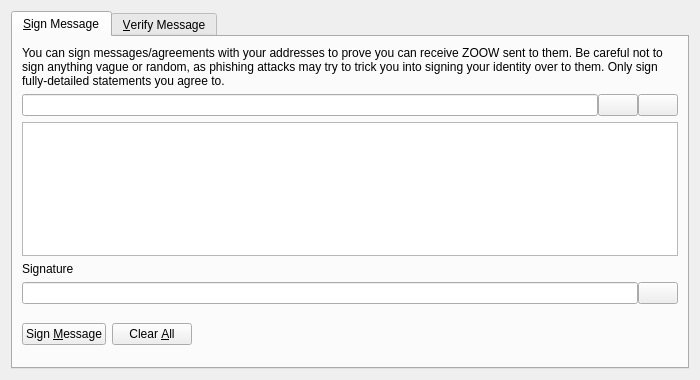
<?xml version="1.0" encoding="UTF-8"?>
<ui version="4.0">
 <class>SignVerifyMessageDialog</class>
 <widget class="QDialog" name="SignVerifyMessageDialog">
  <property name="geometry">
   <rect>
    <x>0</x>
    <y>0</y>
    <width>700</width>
    <height>380</height>
   </rect>
  </property>
  <property name="windowTitle">
   <string>Signatures - Sign / Verify a Message</string>
  </property>
  <property name="modal">
   <bool>true</bool>
  </property>
  <layout class="QVBoxLayout" name="verticalLayout">
   <item>
    <widget class="QTabWidget" name="tabWidget">
     <property name="currentIndex">
      <number>0</number>
     </property>
     <widget class="QWidget" name="tabSignMessage">
      <attribute name="title">
       <string>&amp;Sign Message</string>
      </attribute>
      <layout class="QVBoxLayout" name="verticalLayout_SM">
       <item>
        <widget class="QLabel" name="infoLabel_SM">
         <property name="text">
          <string>You can sign messages/agreements with your addresses to prove you can receive ZOOW sent to them. Be careful not to sign anything vague or random, as phishing attacks may try to trick you into signing your identity over to them. Only sign fully-detailed statements you agree to.</string>
         </property>
         <property name="textFormat">
          <enum>Qt::PlainText</enum>
         </property>
         <property name="wordWrap">
          <bool>true</bool>
         </property>
        </widget>
       </item>
       <item>
        <layout class="QHBoxLayout" name="horizontalLayout_1_SM">
         <property name="spacing">
          <number>0</number>
         </property>
         <item>
          <widget class="QValidatedLineEdit" name="addressIn_SM">
           <property name="toolTip">
            <string>The ZOOW address to sign the message with</string>
           </property>
          </widget>
         </item>
         <item>
          <widget class="QPushButton" name="addressBookButton_SM">
           <property name="toolTip">
            <string>Choose previously used address</string>
           </property>
           <property name="text">
            <string/>
           </property>
           <property name="shortcut">
            <string>Alt+A</string>
           </property>
           <property name="autoDefault">
            <bool>false</bool>
           </property>
          </widget>
         </item>
         <item>
          <widget class="QPushButton" name="pasteButton_SM">
           <property name="toolTip">
            <string>Paste address from clipboard</string>
           </property>
           <property name="text">
            <string/>
           </property>
           <property name="shortcut">
            <string>Alt+P</string>
           </property>
           <property name="autoDefault">
            <bool>false</bool>
           </property>
          </widget>
         </item>
        </layout>
       </item>
       <item>
        <widget class="QPlainTextEdit" name="messageIn_SM">
         <property name="toolTip">
          <string>Enter the message you want to sign here</string>
         </property>
        </widget>
       </item>
       <item>
        <widget class="QLabel" name="signatureLabel_SM">
         <property name="text">
          <string>Signature</string>
         </property>
         <property name="textFormat">
          <enum>Qt::PlainText</enum>
         </property>
        </widget>
       </item>
       <item>
        <layout class="QHBoxLayout" name="horizontalLayout_2_SM">
         <property name="spacing">
          <number>0</number>
         </property>
         <item>
          <widget class="QLineEdit" name="signatureOut_SM">
           <property name="font">
            <font>
             <italic>true</italic>
            </font>
           </property>
           <property name="readOnly">
            <bool>true</bool>
           </property>
          </widget>
         </item>
         <item>
          <widget class="QPushButton" name="copySignatureButton_SM">
           <property name="toolTip">
            <string>Copy the current signature to the system clipboard</string>
           </property>
           <property name="text">
            <string/>
           </property>
           <property name="autoDefault">
            <bool>false</bool>
           </property>
          </widget>
         </item>
        </layout>
       </item>
       <item>
        <layout class="QHBoxLayout" name="horizontalLayout_3_SM">
         <item>
          <widget class="QPushButton" name="signMessageButton_SM">
           <property name="toolTip">
            <string>Sign the message to prove you own this ZOOW address</string>
           </property>
           <property name="text">
            <string>Sign &amp;Message</string>
           </property>
           <property name="autoDefault">
            <bool>false</bool>
           </property>
          </widget>
         </item>
         <item>
          <widget class="QPushButton" name="clearButton_SM">
           <property name="toolTip">
            <string>Reset all sign message fields</string>
           </property>
           <property name="text">
            <string>Clear &amp;All</string>
           </property>
           <property name="autoDefault">
            <bool>false</bool>
           </property>
          </widget>
         </item>
         <item>
          <spacer name="horizontalSpacer_1_SM">
           <property name="orientation">
            <enum>Qt::Horizontal</enum>
           </property>
           <property name="sizeHint" stdset="0">
            <size>
             <width>40</width>
             <height>48</height>
            </size>
           </property>
          </spacer>
         </item>
         <item>
          <widget class="QLabel" name="statusLabel_SM">
           <property name="font">
            <font>
             <weight>75</weight>
             <bold>true</bold>
            </font>
           </property>
           <property name="text">
            <string/>
           </property>
           <property name="wordWrap">
            <bool>true</bool>
           </property>
          </widget>
         </item>
         <item>
          <spacer name="horizontalSpacer_2_SM">
           <property name="orientation">
            <enum>Qt::Horizontal</enum>
           </property>
           <property name="sizeHint" stdset="0">
            <size>
             <width>40</width>
             <height>48</height>
            </size>
           </property>
          </spacer>
         </item>
        </layout>
       </item>
      </layout>
     </widget>
     <widget class="QWidget" name="tabVerifyMessage">
      <attribute name="title">
       <string>&amp;Verify Message</string>
      </attribute>
      <layout class="QVBoxLayout" name="verticalLayout_VM">
       <item>
        <widget class="QLabel" name="infoLabel_VM">
         <property name="text">
          <string>Enter the receiver's address, message (ensure you copy line breaks, spaces, tabs, etc. exactly) and signature below to verify the message. Be careful not to read more into the signature than what is in the signed message itself, to avoid being tricked by a man-in-the-middle attack. Note that this only proves the signing party receives with the address, it cannot prove sendership of any transaction!</string>
         </property>
         <property name="textFormat">
          <enum>Qt::PlainText</enum>
         </property>
         <property name="alignment">
          <set>Qt::AlignLeading|Qt::AlignLeft|Qt::AlignTop</set>
         </property>
         <property name="wordWrap">
          <bool>true</bool>
         </property>
        </widget>
       </item>
       <item>
        <layout class="QHBoxLayout" name="horizontalLayout_1_VM">
         <property name="spacing">
          <number>0</number>
         </property>
         <item>
          <widget class="QValidatedLineEdit" name="addressIn_VM">
           <property name="toolTip">
            <string>The ZOOW address the message was signed with</string>
           </property>
          </widget>
         </item>
         <item>
          <widget class="QPushButton" name="addressBookButton_VM">
           <property name="toolTip">
            <string>Choose previously used address</string>
           </property>
           <property name="text">
            <string/>
           </property>
           <property name="shortcut">
            <string>Alt+A</string>
           </property>
           <property name="autoDefault">
            <bool>false</bool>
           </property>
          </widget>
         </item>
        </layout>
       </item>
       <item>
        <widget class="QPlainTextEdit" name="messageIn_VM"/>
       </item>
       <item>
        <widget class="QValidatedLineEdit" name="signatureIn_VM"/>
       </item>
       <item>
        <layout class="QHBoxLayout" name="horizontalLayout_2_VM">
         <item>
          <widget class="QPushButton" name="verifyMessageButton_VM">
           <property name="toolTip">
            <string>Verify the message to ensure it was signed with the specified ZOOW address</string>
           </property>
           <property name="text">
            <string>Verify &amp;Message</string>
           </property>
           <property name="autoDefault">
            <bool>false</bool>
           </property>
          </widget>
         </item>
         <item>
          <widget class="QPushButton" name="clearButton_VM">
           <property name="toolTip">
            <string>Reset all verify message fields</string>
           </property>
           <property name="text">
            <string>Clear &amp;All</string>
           </property>
           <property name="autoDefault">
            <bool>false</bool>
           </property>
          </widget>
         </item>
         <item>
          <spacer name="horizontalSpacer_1_VM">
           <property name="orientation">
            <enum>Qt::Horizontal</enum>
           </property>
           <property name="sizeHint" stdset="0">
            <size>
             <width>40</width>
             <height>48</height>
            </size>
           </property>
          </spacer>
         </item>
         <item>
          <widget class="QLabel" name="statusLabel_VM">
           <property name="font">
            <font>
             <weight>75</weight>
             <bold>true</bold>
            </font>
           </property>
           <property name="text">
            <string/>
           </property>
           <property name="wordWrap">
            <bool>true</bool>
           </property>
          </widget>
         </item>
         <item>
          <spacer name="horizontalSpacer_2_VM">
           <property name="orientation">
            <enum>Qt::Horizontal</enum>
           </property>
           <property name="sizeHint" stdset="0">
            <size>
             <width>40</width>
             <height>48</height>
            </size>
           </property>
          </spacer>
         </item>
        </layout>
       </item>
      </layout>
     </widget>
    </widget>
   </item>
  </layout>
 </widget>
 <customwidgets>
  <customwidget>
   <class>QValidatedLineEdit</class>
   <extends>QLineEdit</extends>
   <header>qvalidatedlineedit.h</header>
  </customwidget>
 </customwidgets>
 <resources>
  <include location="../zoow.qrc"/>
 </resources>
 <connections/>
</ui>
